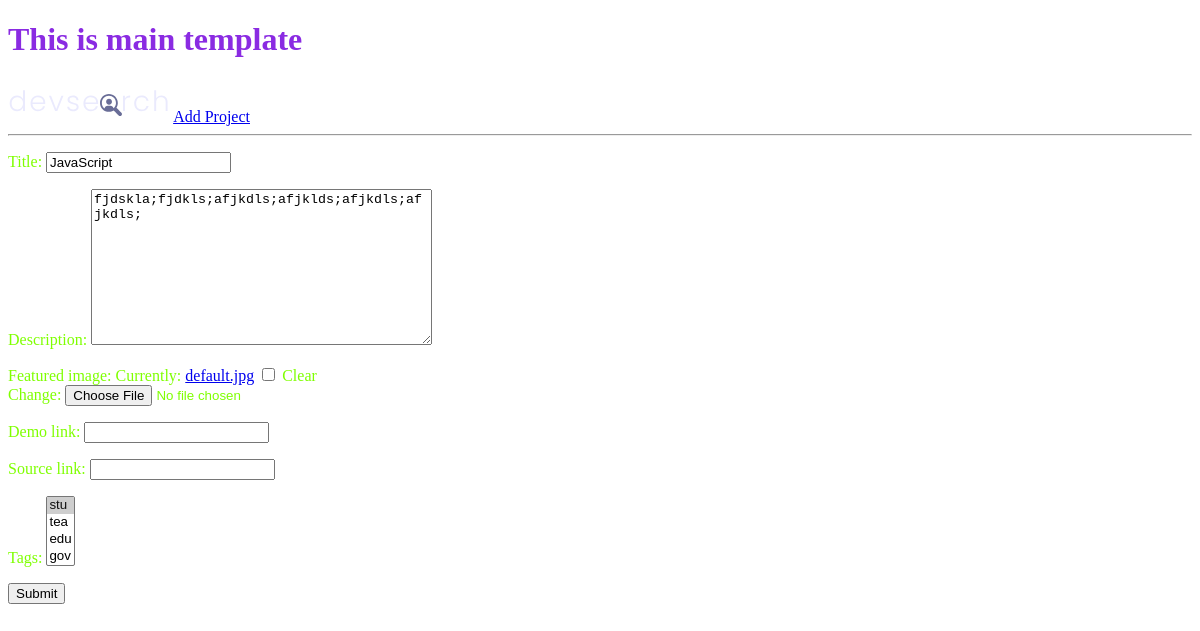
Before: /update-project/4b5b34e3-7268-4d02-9109-7aa3ab0c8048/ with the older database file.
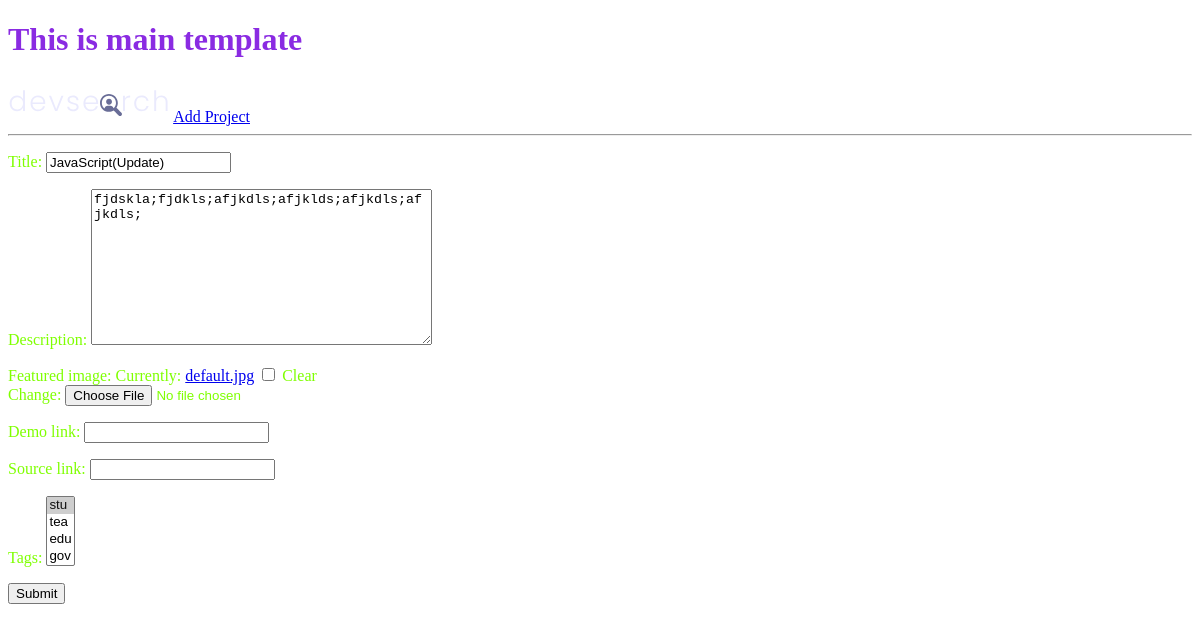
After: the same page with the newer database file.
### projects/models.py (models this page shows, shortened)
class Project(models.Model):
    title = models.CharField(max_length=200)
    description = models.TextField(null=True, blank=True)
    featured_image = models.ImageField(null=True,blank=True,default='default.jpg')
    demo_link = models.CharField(max_length=2000, null=True, blank=True)
    source_link = models.CharField(max_length=2000, null=True, blank=True)
    tags = models.ManyToManyField("Tag", blank=True)
    vote_total = models.IntegerField(default=0, null=True, blank=True)
    vote_ratio = models.IntegerField(default=0, null=True, blank=True)
    created = models.DateTimeField(auto_now_add=True)
    id = models.UUIDField(
        default=uuid.uuid4, unique=True, primary_key=True, editable=False
    )

### projects/views.py (the view)
# urls.py: path("update-project/<str:pk>/", views.updateProject, name="update-project"),
def updateProject(request, pk):
    project = Project.objects.get(id=pk)
    form = ProjectForm(instance=project)
    if request.method == "POST":
        form = ProjectForm(request.POST,request.FILES,instance=project)
        if form.is_valid():
            form.save()
            return redirect("projects")
    context = {"form": form}
    return render(request, "projects/project_form.html", context)

### projects/forms.py
class ProjectForm(ModelForm):
    class Meta:
        model = Project
        fields = [
            "title",
            "description",
            "featured_image",
            "demo_link",
            "source_link",
            "tags",
        ]

### projects/models.py (called while the page is built)
    def __str__(self):
        return self.name

### projects/templates/projects/project_form.html (shortened to what this page needs)
{% extends 'main.html' %}
{% block content %}
<form action="" method="POST" enctype="multipart/form-data">
  {{form.as_p}}
  <input type="submit">
</form>
{% endblock content %}

Changed rows visible on the page:
changed Project "fjdskla;fjdkls;afjkdls;afjklds;afjkdls;afjkdls;": title "JavaScript" → "JavaScript(Update)"
